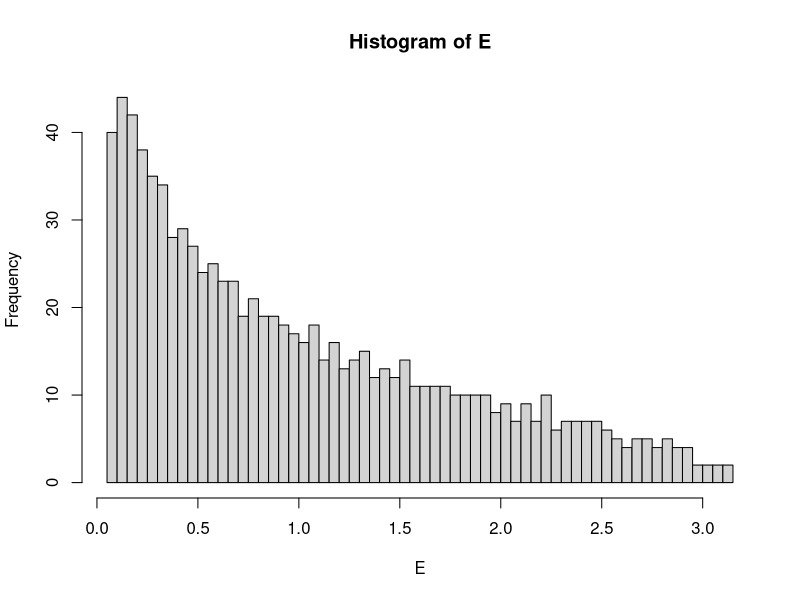
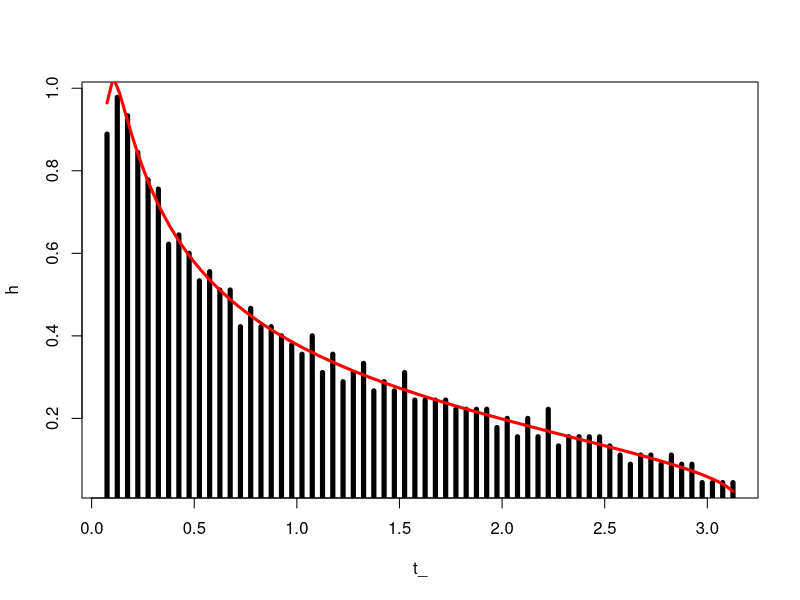

Write R code to recreate these figures, in order.
#' This script illustrate the Marchenko-Pastur limit of runifom matrix theory, as described in A. Meucci, 
#' "Risk and Asset Allocation", Springer, 2005,  Chapter 4.
#'
#' @references
#' \url{http://symmys.com/node/170}
#' See Meucci's script for "S_PasturMarchenko.m"
#'

##################################################################################################################
### Inputs
T = 1500;
N = 900;

##################################################################################################################
### Empirical eigenvalues

#X = matrix( runif(T*N), T, N ) ; # normal
#X = (matrix( runif(T*N), T, N ) - 0.5) * sqrt(12); # uniform
X = log(matrix( runif( T*N ), T, N )) + 1; # exponential

Y = ( t(X) %*% X ) / T; # symmetrize and rescale
E = t(eigen(Y)$values);

NumBins = ceiling( 10 * log( length( E )));
h = hist(E, NumBins, 1); 
t_= h$mids;
b = h$counts;
D = t_[ 2 ] - t_[ 1 ];
h = b / (D * N);

##################################################################################################################
### Theoretical eigenvalues
q = N / T;
t_min = ( 1 - sqrt( q )) ^ 2;
t_max = ( 1 + sqrt( q )) ^ 2;
t = seq(t_[ 1 ], t_[length(t_)], (t_[ length(t_) ]- t_[ 1 ])/100 );
a = pmax( t_max - t, 0);
b = pmax( t - t_min, 0);
y = 1 / ( q * 2 * pi * t) * sqrt(a * b);

##################################################################################################################
### Plots
#barplot(t_,h);
plot(t_,h, type="h", lwd=5);
lines(t , y, col = 'red', lwd = 3);
